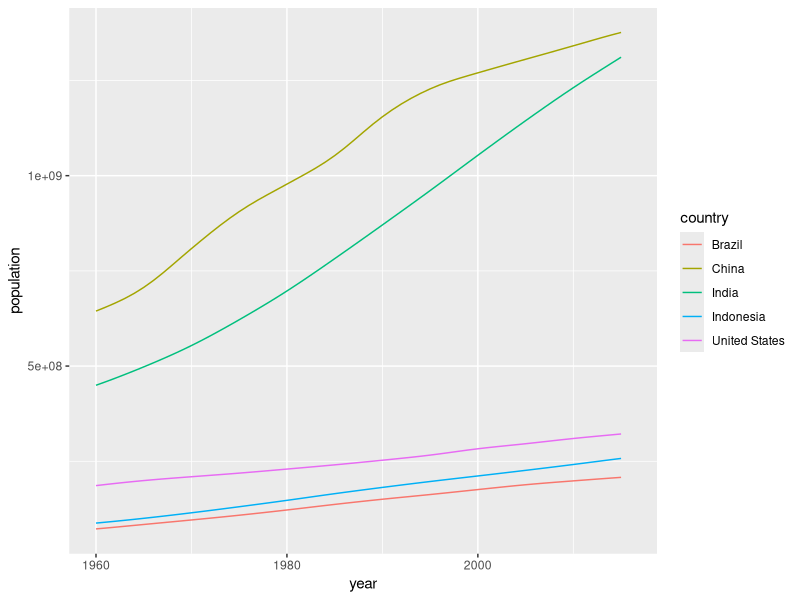
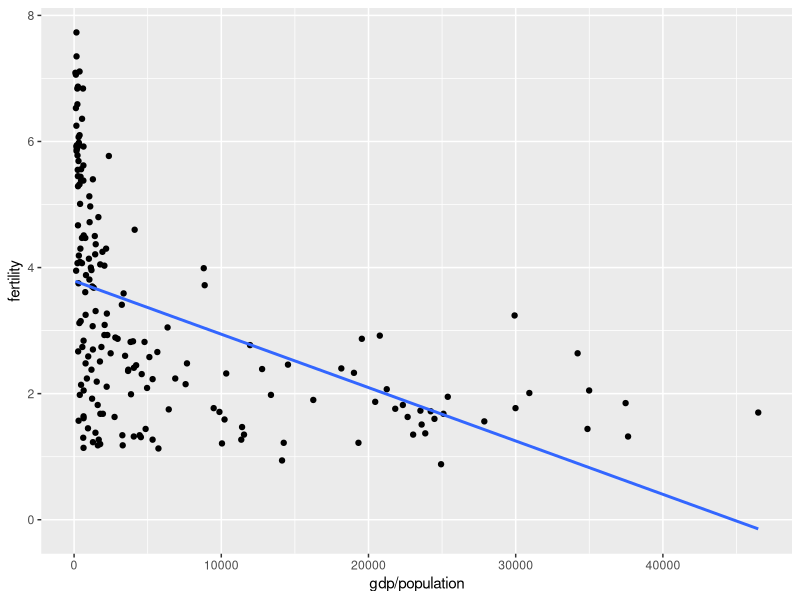
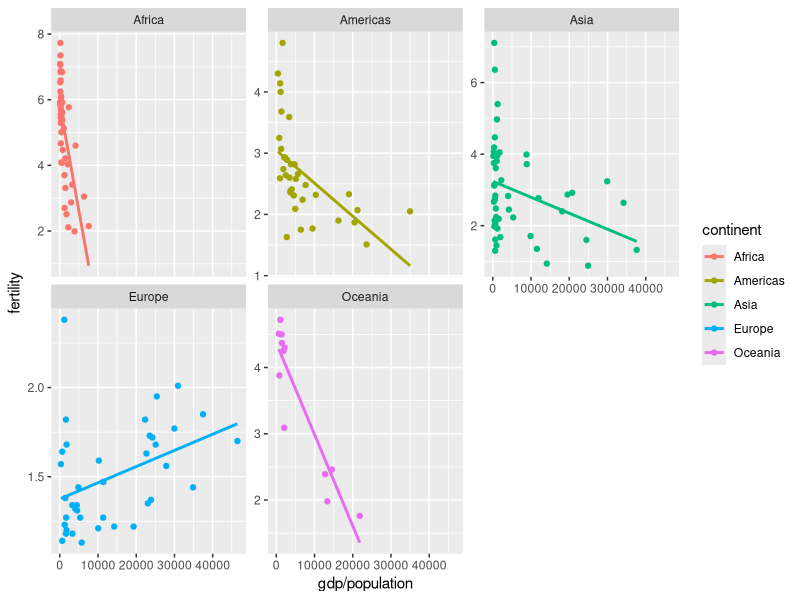
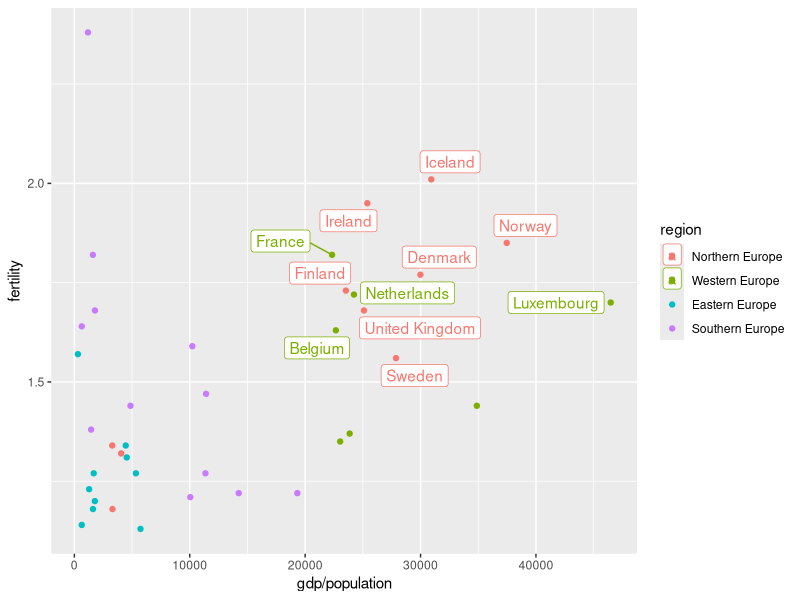
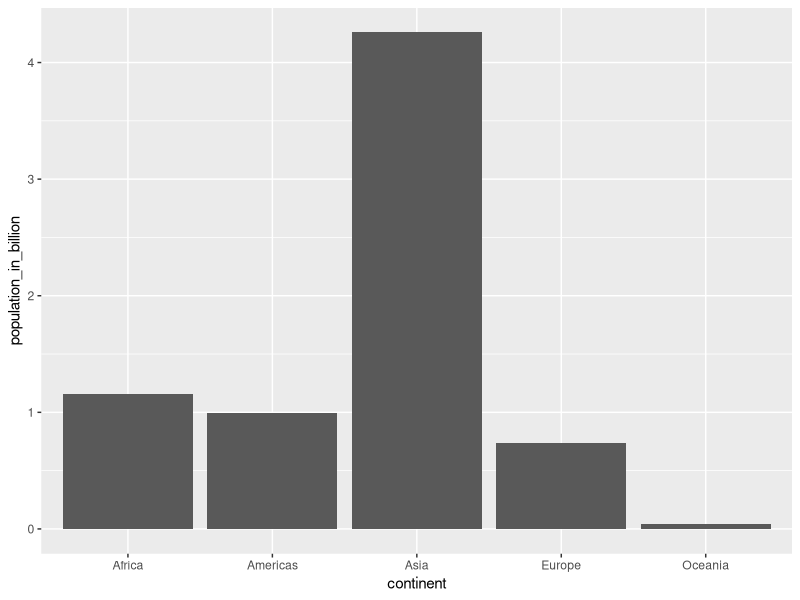
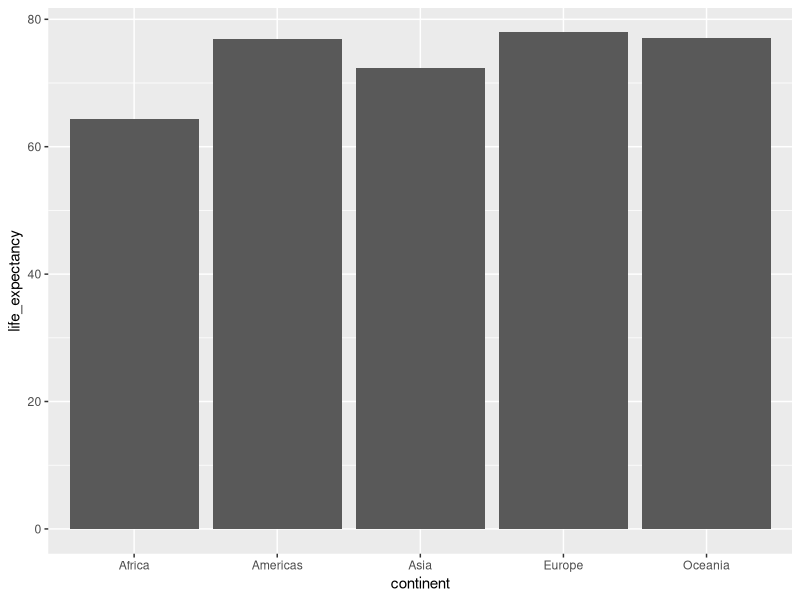
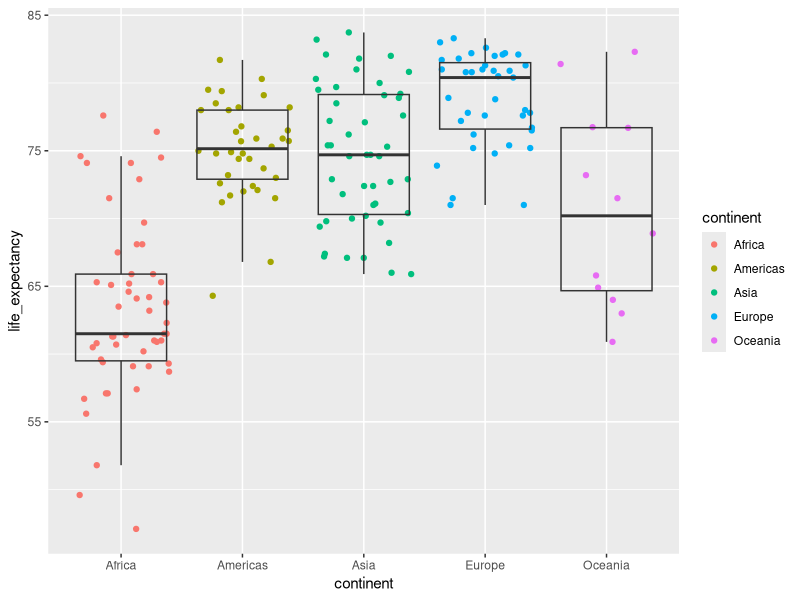
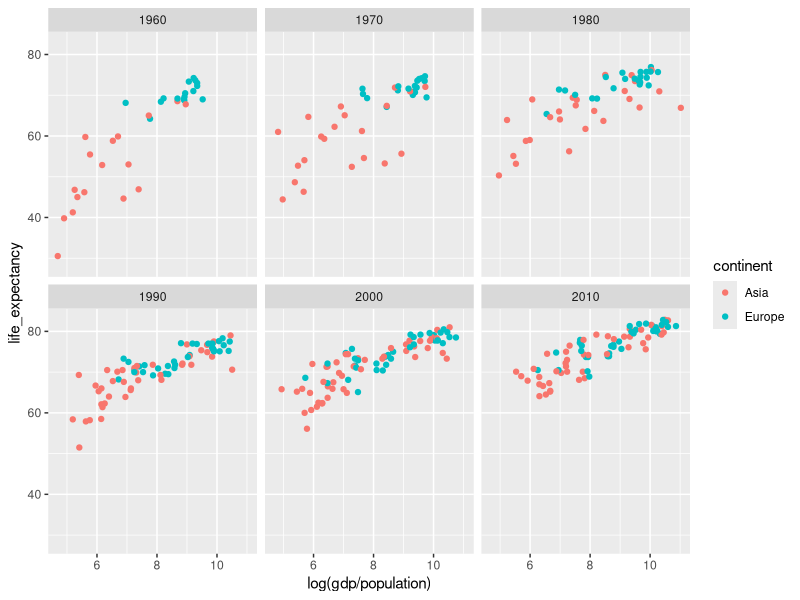

Source code (R) for these figures, in order:
## ---- chunk 1
knitr::opts_knit$set(base.dir = "../docs/", root.dir = "../docs/")
knitr::opts_chunk$set(echo = TRUE, message = FALSE)
## ---- chunk 2
library(tidyverse)
library(dslabs) #install.packages("dslabs")

# After you have loaded the dslabs package, you can access the data stored in `gapminder`. Let's look at the top 5 lines 
gapminder %>% as_tibble() %>% 
  head(5)

## ---- chunk 3
# Extract a vector with the 5 countries with the largest population size
top5_countries <- gapminder %>%
  filter(year == 2015) %>% 
  arrange(-population) %>% 
  select(country) %>% 
  head(5) %>% 
  pull()

gapminder %>% 
  filter(country %in% top5_countries) %>% 
  ggplot() +
  geom_line(mapping = aes(x = year, y = population, color = country))

## ---- chunk 4
gapminder %>%
  filter(year==2015, country %in% c("Turkey", "Poland", "South Korea", "Russia", "Vietnam", "South Africa")) %>%
  arrange(infant_mortality) %>%
  select(country, infant_mortality) %>% 
  knitr::kable()
## ---- chunk 5
gapminder %>%
  filter(year==2000) %>%
  ggplot(aes(y=fertility, x=gdp/population)) +
  geom_point() +
  geom_smooth(se=F, method = "lm")
## ---- chunk 6
gapminder %>%
  filter(year==2000) %>%
  ggplot(aes(y=fertility, x=gdp/population, color=continent)) +
  geom_point() +
  geom_smooth(se=F, method = "lm") +
  facet_wrap(~continent, scales = "free_y")
## ---- chunk 7
eu_2000 <- gapminder %>%
  filter(year==2000, continent == "Europe") 
eu_2000 %>%
  filter(fertility > 1.5, gdp/population > 20000) %>%
  ggplot(aes(y=fertility, x=gdp/population, color=region)) +
  ggrepel::geom_label_repel(aes(label=country)) +
  geom_point(data=eu_2000)
## ---- chunk 8
gapminder %>%
  filter(year==2015) %>%
  group_by(continent) %>%
  summarize(population_in_billion=sum(population)/10^9) %>%
  ggplot(aes(x=continent, y=population_in_billion)) +
  geom_col()
## ---- chunk 9
gapminder %>%
  filter(year==2015) %>%
  summarize(life_expectancy=sum(life_expectancy*population)/sum(population))
## ---- chunk 10
gapminder %>%
  filter(year==2015) %>%
  group_by(continent) %>%
  summarize(life_expectancy=sum(life_expectancy*population)/sum(population)) %>%
  ggplot(aes(x=continent, y=life_expectancy)) +
  geom_col()

gapminder %>%
  filter(year==2015) %>%
  ggplot(aes(x=continent, y=life_expectancy)) +
  geom_jitter(aes(color=continent),height = 0) +
  geom_boxplot(alpha=0, outlier.alpha = 0)
## ---- chunk 11
years <- c(1960, 1970, 1980, 1990, 2000, 2010)
continents <- c("Europe", "Asia")
gapminder %>% 
  filter(year %in% years & continent %in% continents) %>%
  ggplot(aes(log(gdp/population), life_expectancy, col = continent)) +
  geom_point() +
  facet_wrap(~year) 

gapminder %>% 
  filter(continent %in% continents) %>%
  ggplot(aes(x=year, y=life_expectancy, group=country)) +
  geom_line()+
  facet_wrap(~continent) 

gapminder %>% 
  filter(year %in% c(1960, 2010)) %>%
  ggplot(aes(x=life_expectancy, fill=continent)) +
  geom_density(alpha=0.5)+
  facet_wrap(~year, nrow=2) 

gapminder %>% 
  filter(year %in% c(1960, 2010)) %>%
  ggplot(aes(x=log(gdp/population), fill=continent)) +
  geom_density(alpha=0.5)+
  facet_wrap(~year, nrow=2) 

gapminder %>% 
  filter(year %in% c(1960, 2010)) %>%
  ggplot(aes(continent, log(gdp/population), fill = as.character(year))) +
  geom_boxplot()
